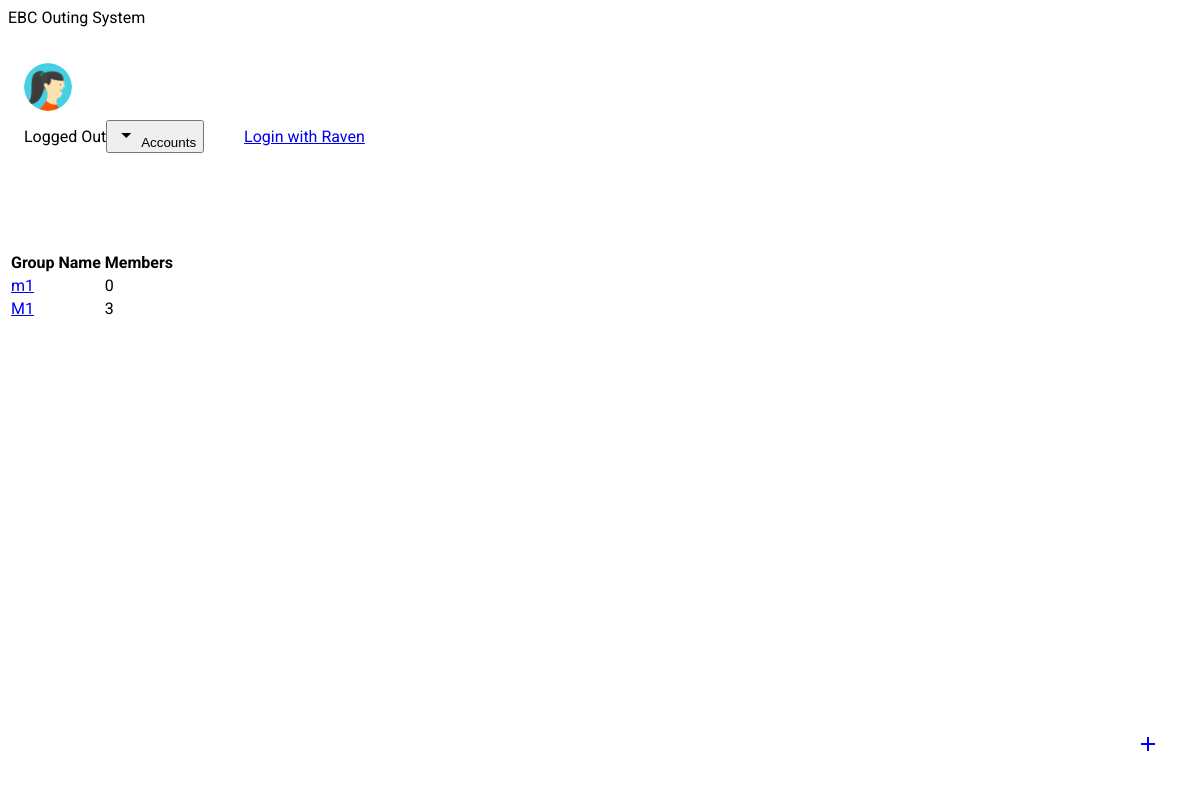
Before: /groups/ with the older database file.
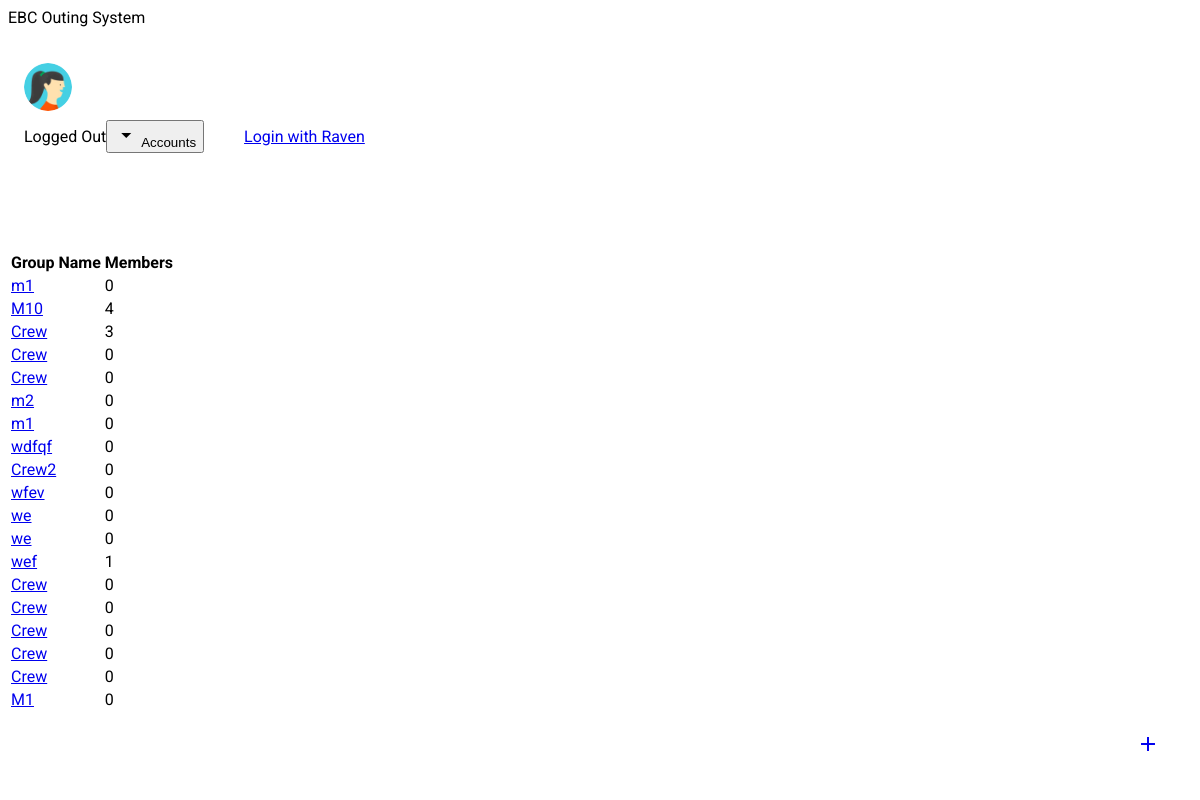
After: the same page with the newer database file.
### groups/models.py (models this page shows, shortened)
class Group(models.Model):
    id = models.UUIDField(primary_key=True, default=uuid.uuid4, editable=False)
    name = models.CharField(max_length=140)
    is_boat = models.BooleanField(default=False)
    def get_absolute_url(self):
        from django.urls import reverse
        return reverse('group-detail', args=[str(self.id)])
    @property
    def get_member_count(self):
        return len(GroupMember.objects.filter(group=self))

### groups/views.py (the view)
# urls.py: path('', views.GroupListView.as_view(), name='groups'),
class GroupListView(ListView):
    model = Group
    context_object_name = "group_list"
    template_name = 'groups/groups.html'

### templates/groups/groups.html
{% extends "base.html" %}
{% block center %}
<div class="mdl-grid demo-content">
    <table class="mdl-data-table mdl-js-data-table mdl-data-table--selectable mdl-shadow--2dp">
        <thead>
        <tr>
            <th class="mdl-data-table__cell--non-numeric">Group Name</th>
            <th>Members</th>
        </tr>
        </thead>
        <tbody>
        {% for group in group_list %}
        <tr>
            <td class="mdl-data-table__cell--non-numeric">
                <a href="{{ group.get_absolute_url }}update/">
                {{ group.name }}
                </a>
            </td>
            <td>{{ group.get_member_count }}</td>
        </tr>
        {% endfor %}
        </tbody>
    </table>
</div>
<a href="create" id="view-source" class="mdl-button mdl-js-button mdl-button--fab mdl-js-ripple-effect mdl-button--colored mdl-color-text--white"><i class="material-icons">add</i></a>
{% endblock %}

Changed rows visible on the page:
changed Group (number 2 of 19 on the later page): name "M1" → "M10"; get_member_count "3" → "4"
added Group: name "Crew", get_member_count "3"
added Group: name "Crew", get_member_count "0"
added Group: name "Crew", get_member_count "0"
added Group: name "m2", get_member_count "0"
added Group: name "m1", get_member_count "0"
added Group: name "wdfqf", get_member_count "0"
added Group: name "Crew2", get_member_count "0"
added Group: name "wfev", get_member_count "0"
added Group: name "we", get_member_count "0"
added Group: name "we", get_member_count "0"
added Group: name "wef", get_member_count "1"
added Group: name "Crew", get_member_count "0"
added Group: name "Crew", get_member_count "0"
added Group: name "Crew", get_member_count "0"
added Group: name "Crew", get_member_count "0"
added Group: name "Crew", get_member_count "0"
added Group: name "M1", get_member_count "0"
